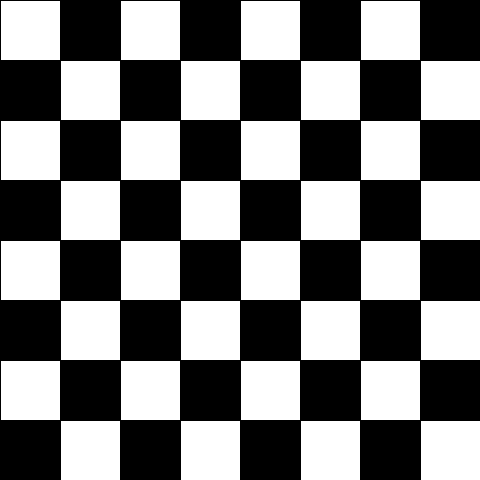
Frame 1 (no input)
Frame 60 (the mouse pressed at the canvas centre just before this capture): identical to frame 1, image omitted
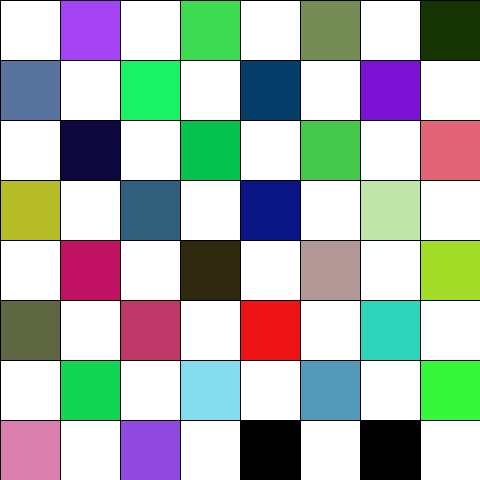
Frame 120 (the mouse held since frame 60 and released just before this capture)

The Processing sketch that drew these frames (run headless with seeded random() and noise(); from frame 60 on, the mouse is pressed at the canvas centre):

// Processing sketch: ho8_opdr_8_11_8_12
// ── ho8_opdr_8_11_8_12.pde
void setup(){
  size(480,480);
  frameRate(64);
  for(int x = 0; x < 8; x++){
    for(int y = 0; y < 8; y++){
      if((x+y)%2 == 0){
        fill(255);
      } else {
        fill(0);
      }
      rect(x * 60, y * 60, 60, 60);
    }
  }

}
int foo = 0;
boolean crazy = false;
void draw () {
  
  if(crazy){
    int col = (int)(foo / 8), row = foo % 8;
    if((row+col)%2 != 0){    
      fill(random(0,256),random(0,256),random(0,256));
      rect(row * 60, col * 60, 60, 60);
    } 
    if(foo < 63) foo++;
    else foo = 0;
  }
}

void mousePressed(){
  if(mouseButton == LEFT){
    int x = (int)(mouseX/60),  y = (int)(mouseY/60);
    if((x+y)%2 != 0){
    fill(random(0,256),random(0,256),random(0,256));
    rect(x * 60, y * 60, 60, 60);
    }
  } else { // left or wheel
    crazy = (crazy) ? false : true; // toggle crazy
  }
}
